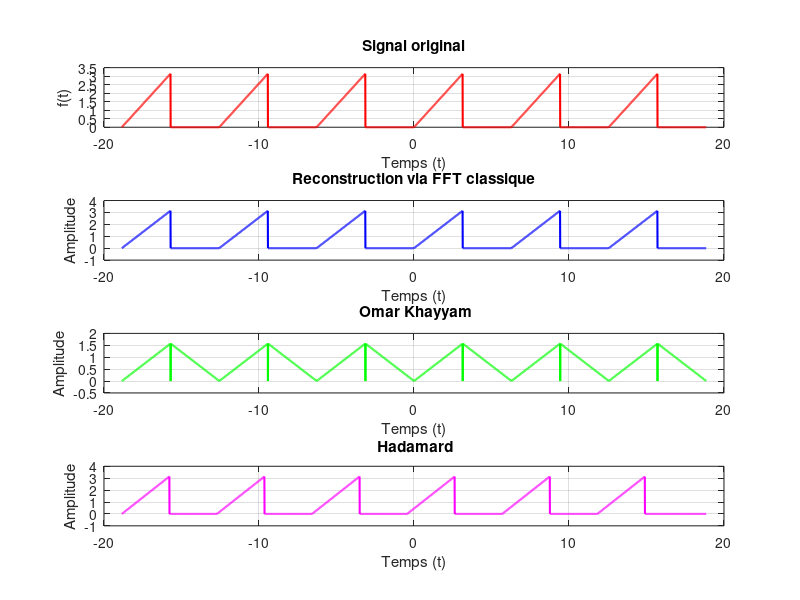

The MATLAB source for this figure:
%dctmtx(4)
%x=[0 1 2 3]

%Y = fft(x)
%z=ifft(y)
%hadamard(4)
clc; clear; close all;
T = 2*pi;        
A = 1;            
t = linspace(-3*T, 3*T, 4000);  

% 0 t<0, t pour t>=0
x = zeros(size(t));
t_mod = mod(t + pi, T) - pi; 
x(t_mod >= 0) = t_mod(t_mod >= 0);

N = length(t);
dt = t(2) - t(1);
f = linspace(-1/(2*dt), 1/(2*dt), N);

% 1
X_fft = fftshift(fft(x));
x_fft_rec = ifft(ifftshift(X_fft));

% 2
X_realOnly = real(X_fft);       
x_realOnly = ifft(ifftshift(X_realOnly));

N_h = 2^nextpow2(N);
x_pad = [x, zeros(1, N_h - N)];  
H = hadamard(N_h);                
X_hadamard = H * x_pad.';         
x_hadamard_inv = (H' * X_hadamard) / N_h;  


figure('Position', [100, 100, 1200, 800]);

subplot(4,1,1);
plot(t, x, 'r', 'LineWidth', 1.5);
xlabel('Temps (t)'); ylabel('f(t)');
title('Signal original'); grid on;

subplot(4,1,2);
plot(t, real(x_fft_rec), 'b', 'LineWidth', 1.5);
xlabel('Temps (t)'); ylabel('Amplitude');
title('Reconstruction via FFT classique'); grid on;

subplot(4,1,3);
plot(t, real(x_realOnly), 'g', 'LineWidth', 1.5);
xlabel('Temps (t)'); ylabel('Amplitude');
title(' Omar Khayyam'); grid on;

subplot(4,1,4);
plot(linspace(-3*T, 3*T, N_h), x_hadamard_inv, 'm', 'LineWidth', 1.5);
xlabel('Temps (t)'); ylabel('Amplitude');
title(' Hadamard'); grid on;

